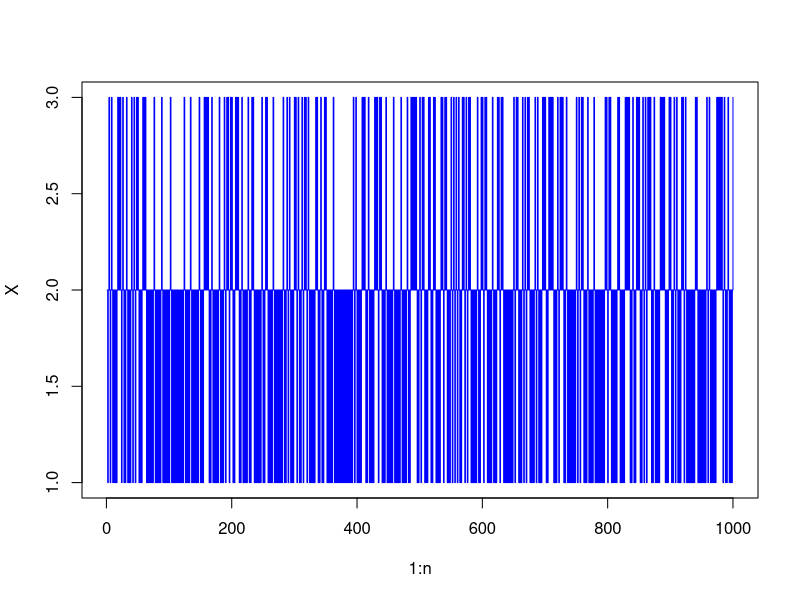
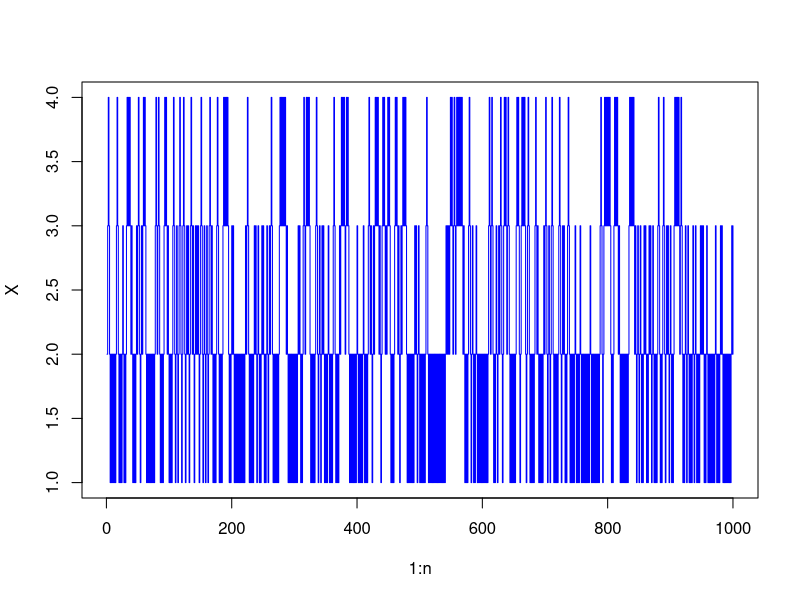
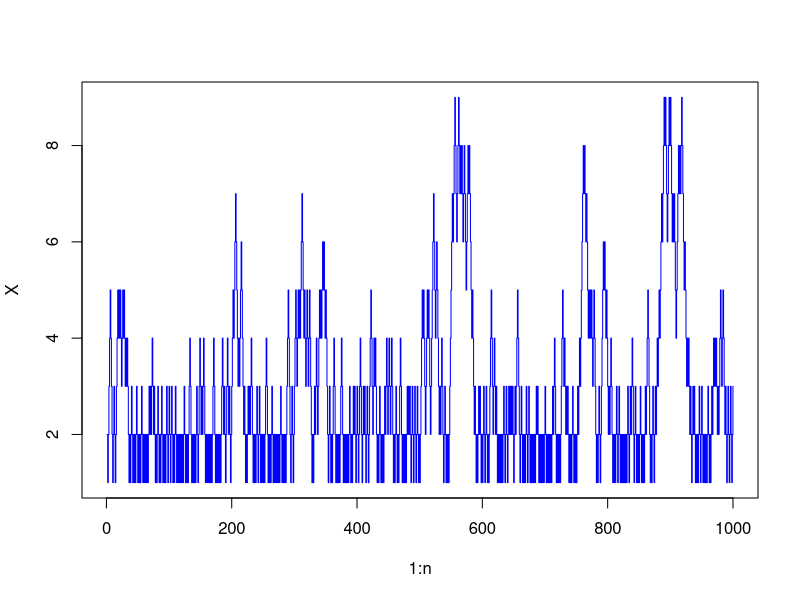

The R source for these figures, in order: (Note: this script raises an error after producing the figures.)
init3<-rep(0.33,3)
mP3<-matrix(0,3,3)
S3 <-c(1:3)  # state space
mP3[1,]<- c(0,1,0)
mP3[2,]<- c(0.6,0,0.4)
mP3[3,]<-c(0,1,0)

init4<-rep(0.25,4)
mP4<-matrix(0,4,4)
S4 <-c(1:4)  # state space
mP4[1,]<- c(0,1,0,0)
mP4[2,]<- c(0.6,0,0.4,0)
mP4[3,]<-c(0,0.6,0,0.4)
mP4[4,]<-c(0,0,1,0)

########
# 8.1 a)

birth_death_N <- function(p, N) {
    init = rep(1/N, N)
    mpN = matrix(0, N,N)
    SN = c(1:N)
    for (i in 1:N) {
        if ( i == 1) {
            mpN[1,2] = 1
        } else if ( i == N ) {
            mpN[N,N-1] = 1
        } else {
            mpN[i,i-1] = 1-p
            mpN[i,i+1] = p        
        }
    }
    return(list("init"=init, "mpN"=mpN, "SN"=SN))
}

iter = 1000
simulate_plot = function( init, mP, S, iter) {
    n=iter
    X = c(rep(0,n+1))
    X[1]<-sample(S,1, prob=init )
    k=1
    for (k in 2:(n+1)) {
        X[k]<-sample(S,1, prob=mP[X[k-1],] )
    }
    X = X[-1]
    plot(1:n, X, type="s", col="blue")
}

PP = 0.4
N=3
record = birth_death_N(PP, N)
init = record$init
mP = record$mpN
S = record$SN
simulate_plot(init, mP, S, iter)

N=4
record = birth_death_N(PP, N)
init = record$init
mP = record$mpN
S = record$SN
simulate_plot(init, mP, S, iter)

#########
# b)
N=10
record = birth_death_N(PP, N)
init = record$init
mP = record$mpN
S = record$SN
simulate_plot(init, mP, S, iter)

#########
# c Implement (4) and find pi_0 .. pi_n
qq = 1-PP

Phi = rep(0, N)
Phi[1] = 1
Phi[2] = 1/qq
if ( N>3) {
    for (i in 3:(N-1)) {
        Phi[i] = Phi[i-1]* (PP/qq)
    }
}
Phi[N] = Phi[N-1]*PP

acumSum = sum(Phi)
Pi_k = rep(0, N)
for ( i in 1:N) {
    Pi_k[i] = Phi[i] / acumSum
}

######################
# 8.3 c -d
######################
aaa =  matrix(0,6,6)
aaa[1,] = c(1/6,1/6,1/6,1/6,1/6,1/6)
aaa[2,] = c(1/4, 1/4, 1/4, 0, 1/4, 0)
aaa[3,] = c(0,0,1/3, 2/3, 0,0)
aaa[4,] = c(0,0,2/3, 1/3, 0,0)
aaa[5,] = c(0,0,0,0,1/4, 3/4)
aaa[6,] = c(0,0,0,0,1/5,4/5)

init= aaa[1,]
n=10000
S=c(1:6)
X = c(rep(0,n+1))
X[1]<-sample(S,1, prob=init )
for(k in 2:(n+1)) {
    X[k] = sample(S,1, prob=mmp[X[k-1],] )
}
X = X[-1]
empirical_freq = table(X)/n

#################
# 8.2
################
mmp = matrix(0,3,3)
mmp[1,] = c(0.5,0.5,0)
mmp[2,] = c(0.5,0,0.5)
mmp[3,] = c(0,0.25, 0.75)
init= c(0.33,0.33,0.33)
n=10000
S=c(1:3)
X = c(rep(0,n+1))
X[1]<-sample(S,1, prob=init )
for(k in 2:(n+1)) {
    X[k] = sample(S,1, prob=mmp[X[k-1],] )
}
X = X[-1]
empirical_freq = table(X)/n
